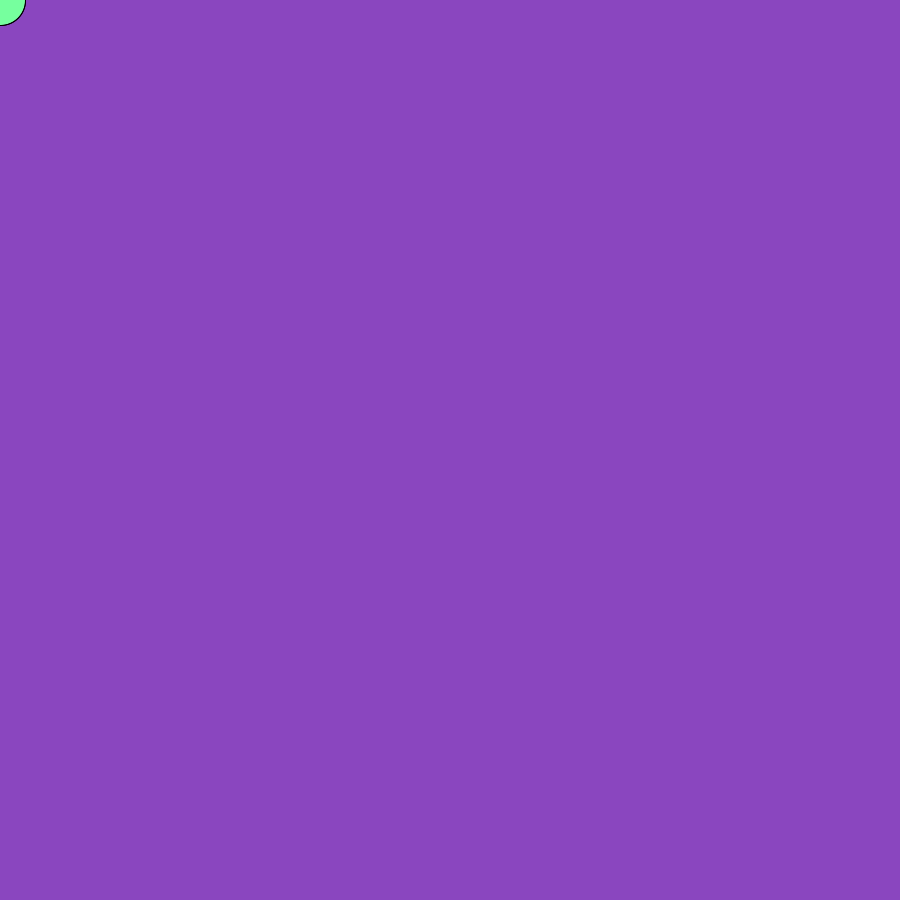
Frame 1 (no input)
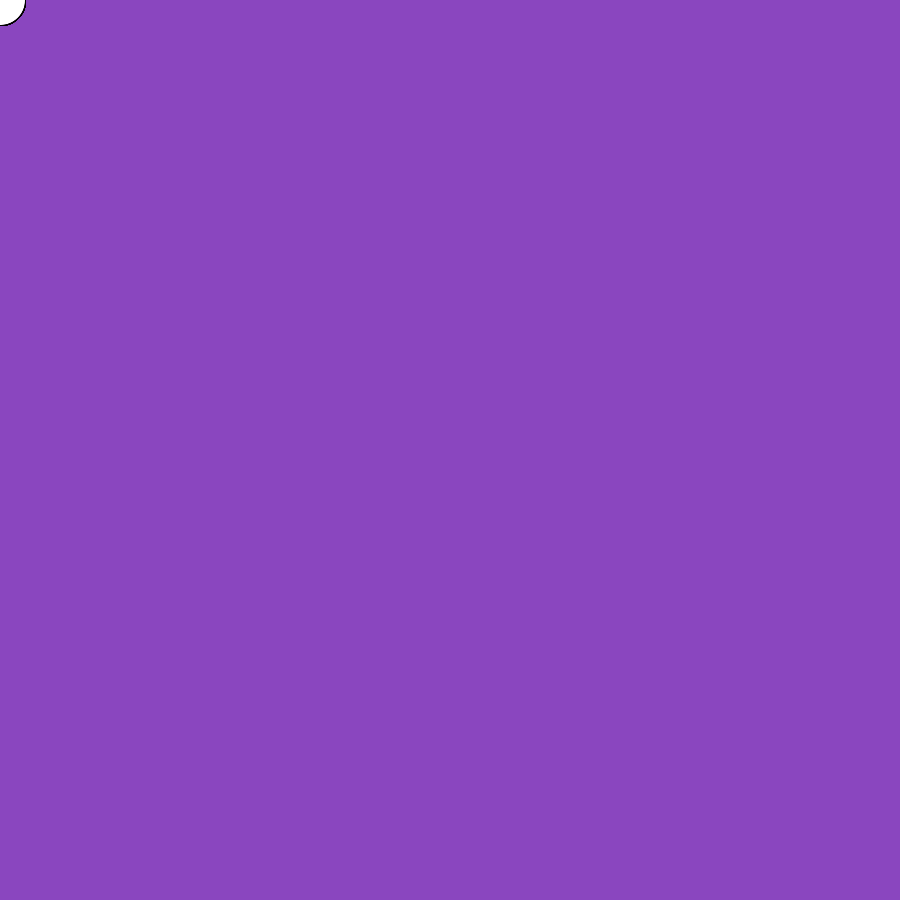
Frame 60 (the mouse pressed at the canvas centre just before this capture)
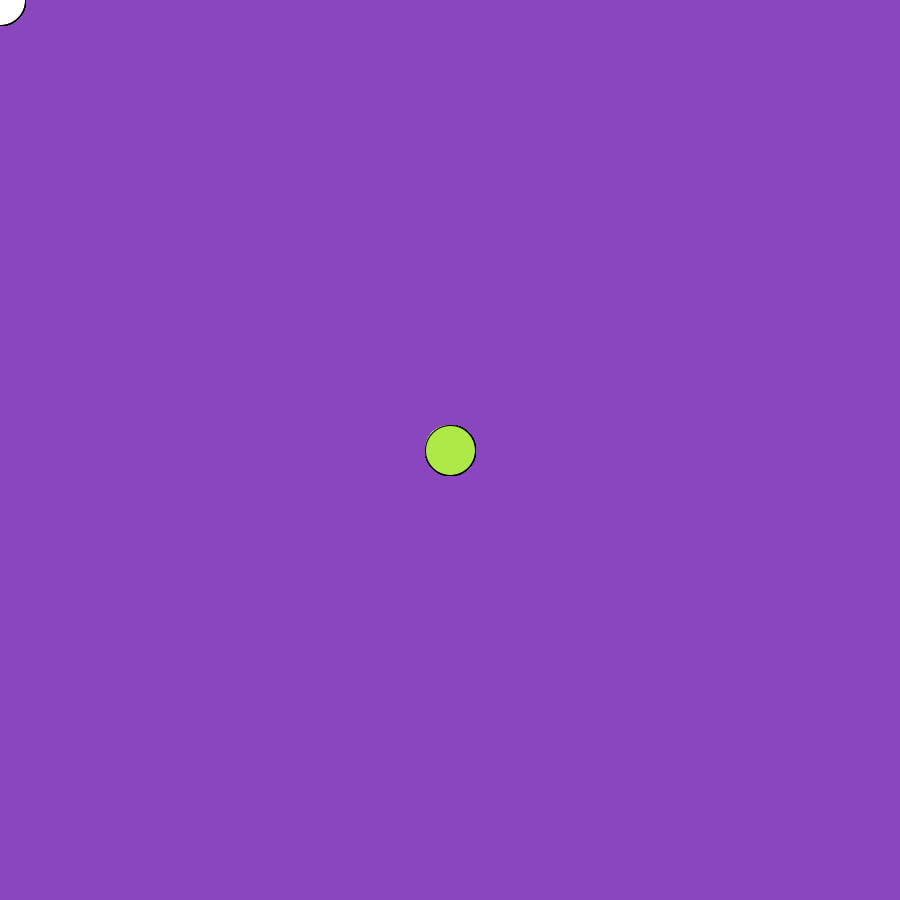
Frame 120 (the mouse held since frame 60 and released just before this capture)

The Processing sketch that drew these frames (run headless with seeded random() and noise(); from frame 60 on, the mouse is pressed at the canvas centre):

// Processing sketch: Random
// ── Random.pde
void setup(){
size(900,900);
frameRate(60);
background(random(25,200),random(25,200),random(25,200));
}
void draw(){
  fill(random(500),random(500),random(500));
ellipse(mouseX,mouseY,50,50);
ellipse(mouseY,mouseX,50,50);

}
